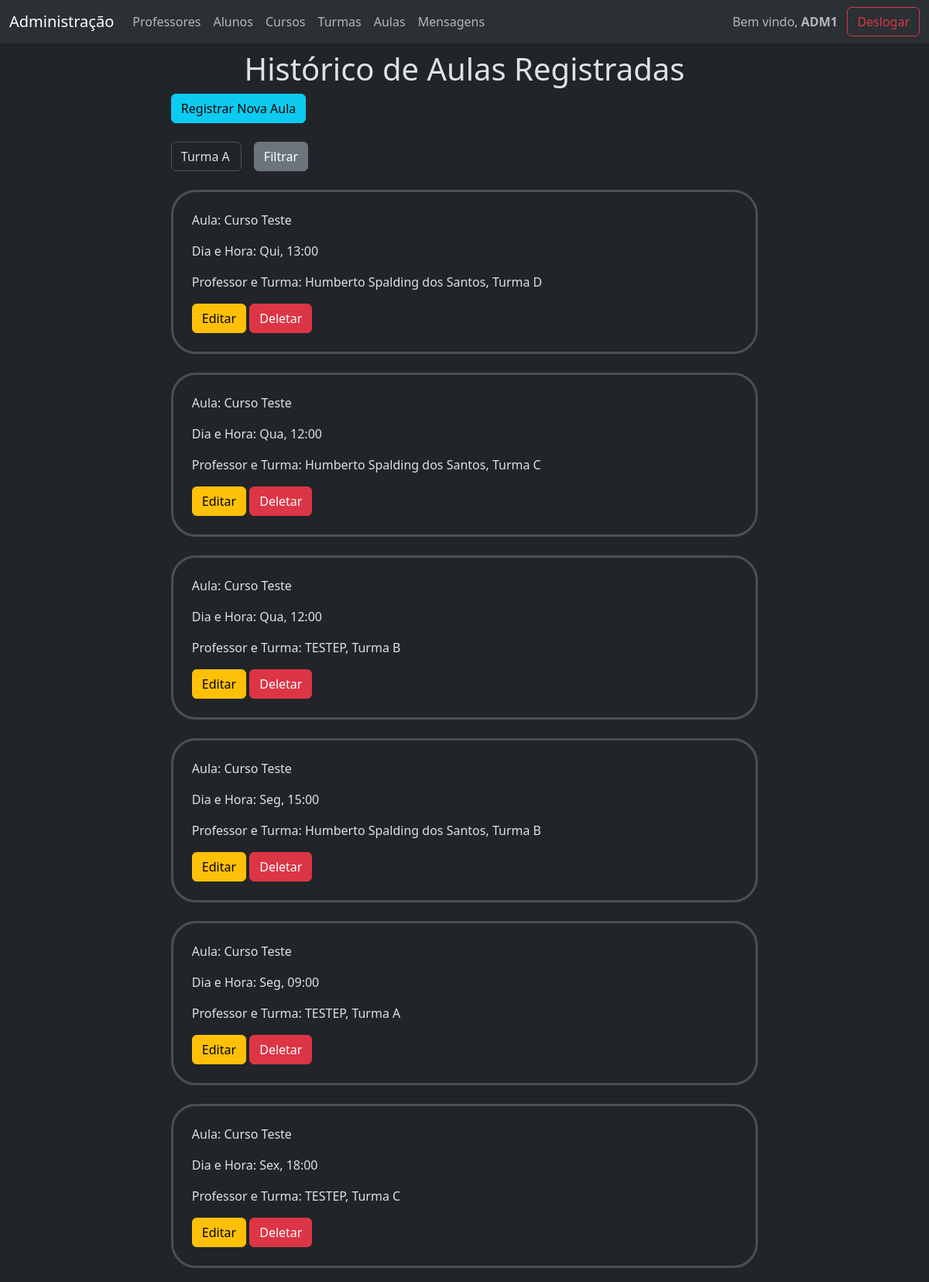
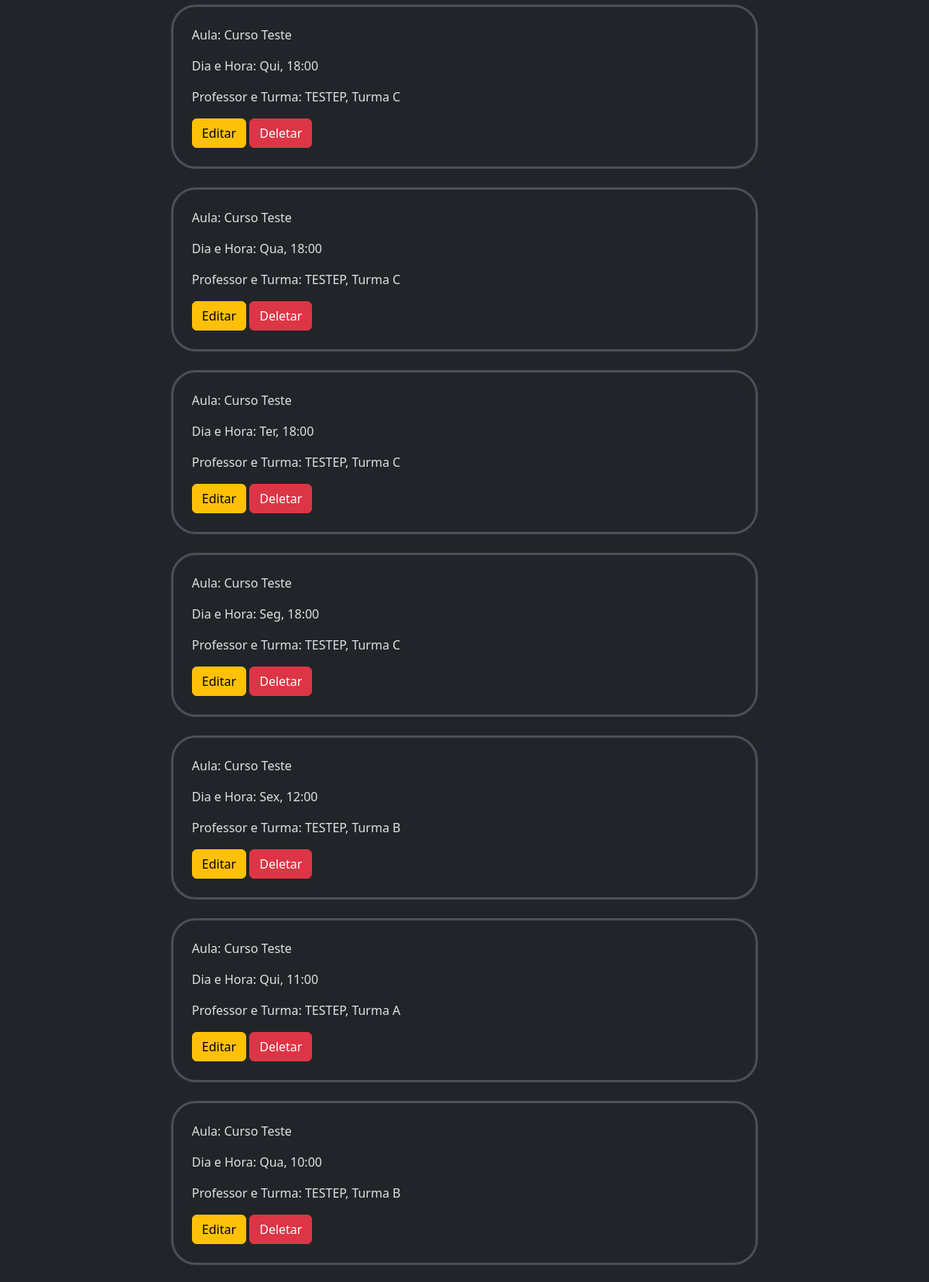
The page /gerenciamento/aulas/ (signed in, upper part) on the database its author committed (2 pictures, top to bottom).
### gerenciamento/models.py (models this page shows, shortened)
class Aula(models.Model):
    id = models.AutoField(primary_key=True)
    curso = models.ForeignKey(Curso, on_delete=models.CASCADE)
    dia_da_semana = models.ForeignKey(DiaDaSemana, on_delete=models.CASCADE)
    hora_do_dia = models.ForeignKey(HoraDoDia, on_delete=models.CASCADE)
    professor = models.ForeignKey(Professor, on_delete=models.CASCADE)
    turma = models.ForeignKey(Turma, on_delete=models.CASCADE)
    class Meta:
        verbose_name_plural = 'Aulas'

class Curso(models.Model):
    id = models.AutoField(primary_key=True)
    nome = models.CharField(max_length=55)
    descricao = models.TextField(max_length=220)
    duracao = models.CharField(max_length=55)
    class Meta:
        verbose_name_plural = 'Cursos'
    def __str__(self):
        return self.nome

class DiaDaSemana(models.Model):
    id = models.AutoField(primary_key=True)
    dia = models.CharField(max_length=13, unique=True)
    class Meta:
        verbose_name_plural = 'Dias da Semana'
    def __str__(self):
        return self.dia

class HoraDoDia(models.Model):
    id = models.AutoField(primary_key=True)
    hora = models.TimeField(unique=True)
    class Meta:
        verbose_name_plural = 'Horas do Dia'
    def __str__(self):
        return self.hora.strftime('%H:%M')

class Pessoa(models.Model):
    id = models.AutoField(primary_key=True)
    usuario = models.OneToOneField(User, on_delete=models.CASCADE, null=True, blank=True)
    nome = models.CharField(max_length=55)
    cpf = models.CharField(max_length=11, unique=True)
    rg = models.CharField(max_length=9, unique=True)
    data_nascimento = models.DateField()
    email = models.EmailField(max_length=55, unique=True)
    telefone = models.CharField(max_length=14, unique=True)
    endereco = models.CharField(max_length=55)
    class Meta:
        abstract = True
    def __str__(self):
        return self.nome

class Professor(Pessoa):
    carga_horaria_semanal = models.ManyToManyField(
        DiaDaSemana,
        through='CargaHorariaProfessor',
        related_name='carga_horaria_professores',
    )
    class Meta:
        verbose_name_plural = 'Professores'
    pass

class Turma(models.Model):
    id = models.AutoField(primary_key=True)
    nome = models.CharField(max_length=55)
    professor = models.ManyToManyField(Professor, blank=True)
    carga_horaria_semanal = models.ManyToManyField(
        DiaDaSemana,
        through='CargaHorariaTurma',
        related_name='carga_horaria_turmas'
    )
    class Meta:
        verbose_name_plural = 'Turmas'
    def __str__(self):
        return self.nome

### gerenciamento/views.py (the view)
# urls.py: path('gerenciamento/aulas/', views.listar_aulas, name='lis_auls'),
@user_passes_test(escola)
def listar_aulas(request):
    aulas = Aula.objects.all().order_by('-id')
    turmas = Turma.objects.all()
    professor = Professor.objects.all()
    context = {'aulas': aulas, 'turmas':turmas, 'professor':professor}
    return render(request, 'gerenciamento/aula/aulas.html', context)

### gerenciamento/views.py (called while the page is built)
def escola(user):
    return user.groups.filter(name='Escola').exists()

### templates/gerenciamento/aula/aulas.html
{% extends "gerenciamento/base.html" %}
{% block corpo %}
<div class='col-10 mx-auto'>
    <div class='col-10 mx-auto'>
        <div>
            <h1 class='text-center'>Histórico de Aulas Registradas</h1>
            <a class='btn btn-info' href="{% url 'add_aul' %}">Registrar Nova Aula</a>
        </div>
        <br>
        <form class='row g-3' action="{% url "fil_auls" %}" method="get">
            <div class='col-auto'>
                <select class='form-control' name="turma" >
                    {% for turma in turmas %}
                    <option value="{{turma.id}}"> {{turma.nome}} </option>
                    {% endfor %}
                </select>
            </div>
            <div class='col-auto'>
                <button class='btn btn-secondary' type='submit'>Filtrar</button>
            </div>
        </form>
    </div>
    <br>
    <div class='col-10 mx-auto'>
        {% for aula in aulas %}
            <div class='border border-3 p-4 rounded-5'>
                <p>Aula: {{aula.curso}} </p>
                <p>Dia e Hora: {{aula.dia_da_semana}}, {{aula.hora_do_dia}} </p>
                <p>Professor e Turma: {{aula.professor}}, {{aula.turma}} </p>
                <a class='btn btn-warning' href="{% url "edi_inf_aul" aula.id %}">Editar</a>
                <a class='btn btn-danger' href="{% url "del_aul" aula.id %}">Deletar</a>
            </div>
            <br>
        {% endfor %}
    </div>
</div>
{% endblock corpo %}

### templates/gerenciamento/base.html (shortened to what this page needs)
{% extends "base.html" %}
{% block base %}
<div>
    <nav class="navbar fixed-top navbar-expand-lg bg-body-tertiary" >
        <div class="container-fluid">
            <a class="navbar-brand" href="{% url "indexescola" %}">Administração</a>
            <div class="collapse navbar-collapse" id="navbarNavDropdown">
                <ul class="navbar-nav me-auto">
                    <li class="nav-item">
                        <a class="nav-link" href="{% url "lis_pros" %}">Professores</a>
                    </li>
                    <li class="nav-item">
                        <a class="nav-link" href="{% url "lis_alus" %}">Alunos</a>
                    </li>
                    <li class="nav-item">
                        <a class="nav-link" href="{% url "lis_curs" %}">Cursos</a>
                    </li>
                    <li class="nav-item">
                        <a class="nav-link" href="{% url "lis_turs" %}">Turmas</a>
                    </li>
                    <li class="nav-item">
                        <a class="nav-link" href="{% url "lis_auls" %}">Aulas</a>
                    </li>
                    <li class="nav-item">
                        <a class="nav-link" href="{% url "msgs" %}">Mensagens</a>
                    </li>
                </ul>
                <span class='navbar-text'>Bem vindo, <strong>{{user.first_name}}</strong></span>
                <a class='btn btn-outline-danger' href="{% url "desl" %}">Deslogar</a>
            </div>
        </div>
    </nav>
</div>
<div class='container'>
    {% block corpo %}{% endblock corpo %}
</div>
{% endblock base %}

### rows shown on the page
Aula: curso "Curso Teste", dia_da_semana "Qui", hora_do_dia "13:00", professor "Humberto Spalding dos Santos", turma "Turma D"
Aula: curso "Curso Teste", dia_da_semana "Qua", hora_do_dia "12:00", professor "Humberto Spalding dos Santos", turma "Turma C"
Aula: curso "Curso Teste", dia_da_semana "Qua", hora_do_dia "12:00", professor "TESTEP", turma "Turma B"
Aula: curso "Curso Teste", dia_da_semana "Seg", hora_do_dia "15:00", professor "Humberto Spalding dos Santos", turma "Turma B"
Aula: curso "Curso Teste", dia_da_semana "Seg", hora_do_dia "09:00", professor "TESTEP", turma "Turma A"
Aula: curso "Curso Teste", dia_da_semana "Sex", hora_do_dia "18:00", professor "TESTEP", turma "Turma C"
Aula: curso "Curso Teste", dia_da_semana "Qui", hora_do_dia "18:00", professor "TESTEP", turma "Turma C"
Aula: curso "Curso Teste", dia_da_semana "Qua", hora_do_dia "18:00", professor "TESTEP", turma "Turma C"
Aula: curso "Curso Teste", dia_da_semana "Ter", hora_do_dia "18:00", professor "TESTEP", turma "Turma C"
Aula: curso "Curso Teste", dia_da_semana "Seg", hora_do_dia "18:00", professor "TESTEP", turma "Turma C"
Aula: curso "Curso Teste", dia_da_semana "Sex", hora_do_dia "12:00", professor "TESTEP", turma "Turma B"
Aula: curso "Curso Teste", dia_da_semana "Qui", hora_do_dia "11:00", professor "TESTEP", turma "Turma A"
Aula: curso "Curso Teste", dia_da_semana "Qua", hora_do_dia "10:00", professor "TESTEP", turma "Turma B"

### other values the page prints
{{ user.first_name }} "ADM1"
form field turma "Turma A"
